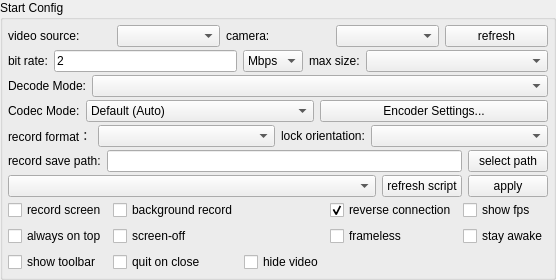
       <widget class="QGroupBox" name="configGroupBox">
        <property name="sizePolicy">
         <sizepolicy hsizetype="Preferred" vsizetype="Preferred">
          <horstretch>0</horstretch>
          <verstretch>0</verstretch>
         </sizepolicy>
        </property>
        <property name="title">
         <string>Start Config</string>
        </property>
        <layout class="QVBoxLayout" name="verticalLayout_3">
         <property name="spacing">
          <number>3</number>
         </property>
         <property name="leftMargin">
          <number>5</number>
         </property>
         <property name="topMargin">
          <number>5</number>
         </property>
         <property name="rightMargin">
          <number>5</number>
         </property>
         <property name="bottomMargin">
          <number>5</number>
         </property>
         <item>
          <widget class="QWidget" name="videoSourceWidget" native="true">
           <layout class="QHBoxLayout" name="videoSourceLayout">
            <property name="leftMargin">
             <number>0</number>
            </property>
            <property name="topMargin">
             <number>0</number>
            </property>
            <property name="rightMargin">
             <number>0</number>
            </property>
            <property name="bottomMargin">
             <number>0</number>
            </property>
            <item>
             <widget class="QLabel" name="videoSourceLabel">
              <property name="text">
               <string>video source:</string>
              </property>
             </widget>
            </item>
            <item>
             <widget class="QComboBox" name="videoSourceBox"/>
            </item>
            <item>
             <widget class="QLabel" name="cameraFacingLabel">
              <property name="text">
               <string>camera:</string>
              </property>
             </widget>
            </item>
            <item>
             <widget class="QComboBox" name="cameraFacingBox"/>
            </item>
            <item>
             <widget class="QPushButton" name="refreshCameraBtn">
              <property name="text">
               <string>refresh</string>
              </property>
             </widget>
            </item>
           </layout>
          </widget>
         </item>
         <item>
          <widget class="QWidget" name="configWidget1" native="true">
           <property name="sizePolicy">
            <sizepolicy hsizetype="Preferred" vsizetype="Preferred">
             <horstretch>0</horstretch>
             <verstretch>0</verstretch>
            </sizepolicy>
           </property>
           <layout class="QHBoxLayout" name="horizontalLayout_5">
            <property name="leftMargin">
             <number>0</number>
            </property>
            <property name="topMargin">
             <number>0</number>
            </property>
            <property name="rightMargin">
             <number>0</number>
            </property>
            <property name="bottomMargin">
             <number>0</number>
            </property>
            <item>
             <widget class="QLabel" name="label_3">
              <property name="sizePolicy">
               <sizepolicy hsizetype="Maximum" vsizetype="Preferred">
                <horstretch>0</horstretch>
                <verstretch>0</verstretch>
               </sizepolicy>
              </property>
              <property name="text">
               <string>bit rate:</string>
              </property>
             </widget>
            </item>
            <item>
             <widget class="QLineEdit" name="bitRateEdit">
              <property name="sizePolicy">
               <sizepolicy hsizetype="Preferred" vsizetype="Preferred">
                <horstretch>0</horstretch>
                <verstretch>0</verstretch>
               </sizepolicy>
              </property>
              <property name="text">
               <string notr="true">2</string>
              </property>
             </widget>
            </item>
            <item>
             <widget class="QComboBox" name="bitRateBox">
              <property name="sizePolicy">
               <sizepolicy hsizetype="Maximum" vsizetype="Preferred">
                <horstretch>0</horstretch>
                <verstretch>0</verstretch>
               </sizepolicy>
              </property>
              <property name="toolTip">
               <string/>
              </property>
              <property name="currentText">
               <string notr="true">Mbps</string>
              </property>
              <item>
               <property name="text">
                <string notr="true">Mbps</string>
               </property>
              </item>
              <item>
               <property name="text">
                <string notr="true">Kbps</string>
               </property>
              </item>
             </widget>
            </item>
            <item>
             <widget class="QLabel" name="label_4">
              <property name="sizePolicy">
               <sizepolicy hsizetype="Maximum" vsizetype="Preferred">
                <horstretch>0</horstretch>
                <verstretch>0</verstretch>
               </sizepolicy>
              </property>
              <property name="text">
               <string>max size:</string>
              </property>
             </widget>
            </item>
            <item>
             <widget class="QComboBox" name="maxSizeBox">
              <property name="sizePolicy">
               <sizepolicy hsizetype="Preferred" vsizetype="Preferred">
                <horstretch>0</horstretch>
                <verstretch>0</verstretch>
               </sizepolicy>
              </property>
              <property name="toolTip">
               <string/>
              </property>
             </widget>
            </item>
           </layout>
          </widget>
         </item>
         <item>
          <widget class="QWidget" name="configWidget6" native="true">
           <property name="sizePolicy">
            <sizepolicy hsizetype="Preferred" vsizetype="Preferred">
             <horstretch>0</horstretch>
             <verstretch>0</verstretch>
            </sizepolicy>
           </property>
           <layout class="QHBoxLayout" name="horizontalLayout_14">
            <property name="leftMargin">
             <number>0</number>
            </property>
            <property name="topMargin">
             <number>0</number>
            </property>
            <property name="rightMargin">
             <number>0</number>
            </property>
            <property name="bottomMargin">
             <number>0</number>
            </property>
            <item>
             <widget class="QLabel" name="decodeModeLabel">
              <property name="sizePolicy">
               <sizepolicy hsizetype="Maximum" vsizetype="Preferred">
                <horstretch>0</horstretch>
                <verstretch>0</verstretch>
               </sizepolicy>
              </property>
              <property name="text">
               <string>Decode Mode:</string>
              </property>
             </widget>
            </item>
            <item>
             <widget class="QComboBox" name="decodeModeBox">
              <property name="sizePolicy">
               <sizepolicy hsizetype="MinimumExpanding" vsizetype="Preferred">
                <horstretch>0</horstretch>
                <verstretch>0</verstretch>
               </sizepolicy>
              </property>
              <property name="toolTip">
               <string>FFmpeg: better compatibility; VideoToolbox: Apple Silicon only</string>
              </property>
             </widget>
            </item>
           </layout>
          </widget>
         </item>
         <item>
          <widget class="QWidget" name="configWidgetCodec" native="true">
           <property name="sizePolicy">
            <sizepolicy hsizetype="Preferred" vsizetype="Preferred">
             <horstretch>0</horstretch>
             <verstretch>0</verstretch>
            </sizepolicy>
           </property>
           <layout class="QHBoxLayout" name="horizontalLayout_codec">
            <property name="leftMargin">
             <number>0</number>
            </property>
            <property name="topMargin">
             <number>0</number>
            </property>
            <property name="rightMargin">
             <number>0</number>
            </property>
            <property name="bottomMargin">
             <number>0</number>
            </property>
            <item>
             <widget class="QLabel" name="label_codecMode">
              <property name="sizePolicy">
               <sizepolicy hsizetype="Maximum" vsizetype="Preferred">
                <horstretch>0</horstretch>
                <verstretch>0</verstretch>
               </sizepolicy>
              </property>
              <property name="text">
               <string>Codec Mode:</string>
              </property>
             </widget>
            </item>
            <item>
             <widget class="QComboBox" name="codecModeBox">
              <property name="sizePolicy">
               <sizepolicy hsizetype="Preferred" vsizetype="Preferred">
                <horstretch>0</horstretch>
                <verstretch>0</verstretch>
               </sizepolicy>
              </property>
              <property name="toolTip">
               <string>Encoder selection: Default uses system auto-select; presets enable vendor-specific tuning.</string>
              </property>
              <item>
               <property name="text">
                <string>Default (Auto)</string>
               </property>
              </item>
             </widget>
            </item>
            <item>
             <widget class="QPushButton" name="presetConfigBtn">
              <property name="toolTip">
               <string>Open encoder advanced settings: optimization levels for visual quality and performance.</string>
              </property>
              <property name="text">
               <string>Encoder Settings...</string>
              </property>
             </widget>
            </item>
           </layout>
          </widget>
         </item>
         <item>
          <widget class="QWidget" name="configWidget5" native="true">
           <property name="sizePolicy">
            <sizepolicy hsizetype="Preferred" vsizetype="Preferred">
             <horstretch>0</horstretch>
             <verstretch>0</verstretch>
            </sizepolicy>
           </property>
           <layout class="QHBoxLayout" name="horizontalLayout_7">
            <property name="leftMargin">
             <number>0</number>
            </property>
            <property name="topMargin">
             <number>0</number>
            </property>
            <property name="rightMargin">
             <number>0</number>
            </property>
            <property name="bottomMargin">
             <number>0</number>
            </property>
            <item>
             <widget class="QLabel" name="label_6">
              <property name="sizePolicy">
               <sizepolicy hsizetype="Maximum" vsizetype="Preferred">
                <horstretch>0</horstretch>
                <verstretch>0</verstretch>
               </sizepolicy>
              </property>
              <property name="text">
               <string>record format：</string>
              </property>
             </widget>
            </item>
            <item>
             <widget class="QComboBox" name="formatBox">
              <property name="sizePolicy">
               <sizepolicy hsizetype="Preferred" vsizetype="Preferred">
                <horstretch>0</horstretch>
                <verstretch>0</verstretch>
               </sizepolicy>
              </property>
             </widget>
            </item>
            <item>
             <widget class="QLabel" name="label_8">
              <property name="sizePolicy">
               <sizepolicy hsizetype="Maximum" vsizetype="Preferred">
                <horstretch>0</horstretch>
                <verstretch>0</verstretch>
               </sizepolicy>
              </property>
              <property name="text">
               <string>lock orientation:</string>
              </property>
             </widget>
            </item>
            <item>
             <widget class="QComboBox" name="lockOrientationBox">
              <property name="sizePolicy">
               <sizepolicy hsizetype="Preferred" vsizetype="Preferred">
                <horstretch>0</horstretch>
                <verstretch>0</verstretch>
               </sizepolicy>
              </property>
             </widget>
            </item>
           </layout>
          </widget>
         </item>
         <item>
          <widget class="QWidget" name="configWidget2" native="true">
           <property name="sizePolicy">
            <sizepolicy hsizetype="Preferred" vsizetype="Preferred">
             <horstretch>0</horstretch>
             <verstretch>0</verstretch>
            </sizepolicy>
           </property>
           <layout class="QHBoxLayout" name="horizontalLayout_6">
            <property name="leftMargin">
             <number>0</number>
            </property>
            <property name="topMargin">
             <number>0</number>
            </property>
            <property name="rightMargin">
             <number>0</number>
            </property>
            <property name="bottomMargin">
             <number>0</number>
            </property>
            <item>
             <widget class="QLabel" name="label_5">
              <property name="sizePolicy">
               <sizepolicy hsizetype="Preferred" vsizetype="Preferred">
                <horstretch>0</horstretch>
                <verstretch>0</verstretch>
               </sizepolicy>
              </property>
              <property name="text">
               <string>record save path:</string>
              </property>
              <property name="buddy">
               <cstring>recordPathEdt</cstring>
              </property>
             </widget>
            </item>
            <item>
             <widget class="QLineEdit" name="recordPathEdt">
              <property name="sizePolicy">
               <sizepolicy hsizetype="MinimumExpanding" vsizetype="Preferred">
                <horstretch>0</horstretch>
                <verstretch>0</verstretch>
               </sizepolicy>
              </property>
              <property name="readOnly">
               <bool>true</bool>
              </property>
             </widget>
            </item>
            <item>
             <widget class="QPushButton" name="selectRecordPathBtn">
              <property name="sizePolicy">
               <sizepolicy hsizetype="Preferred" vsizetype="Preferred">
                <horstretch>0</horstretch>
                <verstretch>0</verstretch>
               </sizepolicy>
              </property>
              <property name="text">
               <string>select path</string>
              </property>
              <property name="autoDefault">
               <bool>false</bool>
              </property>
             </widget>
            </item>
           </layout>
          </widget>
         </item>
         <item>
          <widget class="QWidget" name="configWidget4" native="true">
           <property name="sizePolicy">
            <sizepolicy hsizetype="Preferred" vsizetype="Preferred">
             <horstretch>0</horstretch>
             <verstretch>0</verstretch>
            </sizepolicy>
           </property>
           <layout class="QHBoxLayout" name="horizontalLayout_8">
            <property name="leftMargin">
             <number>0</number>
            </property>
            <property name="topMargin">
             <number>0</number>
            </property>
            <property name="rightMargin">
             <number>0</number>
            </property>
            <property name="bottomMargin">
             <number>0</number>
            </property>
            <item>
             <widget class="QComboBox" name="gameBox">
              <property name="sizePolicy">
               <sizepolicy hsizetype="MinimumExpanding" vsizetype="Preferred">
                <horstretch>0</horstretch>
                <verstretch>0</verstretch>
               </sizepolicy>
              </property>
             </widget>
            </item>
            <item>
             <widget class="QPushButton" name="refreshGameScriptBtn">
              <property name="sizePolicy">
               <sizepolicy hsizetype="Preferred" vsizetype="Preferred">
                <horstretch>0</horstretch>
                <verstretch>0</verstretch>
               </sizepolicy>
              </property>
              <property name="text">
               <string>refresh script</string>
              </property>
             </widget>
            </item>
            <item>
             <widget class="QPushButton" name="applyScriptBtn">
              <property name="sizePolicy">
               <sizepolicy hsizetype="Preferred" vsizetype="Preferred">
                <horstretch>0</horstretch>
                <verstretch>0</verstretch>
               </sizepolicy>
              </property>
              <property name="text">
               <string>apply</string>
              </property>
             </widget>
            </item>
           </layout>
          </widget>
         </item>
         <item>
          <widget class="QWidget" name="configWidget3" native="true">
           <property name="sizePolicy">
            <sizepolicy hsizetype="Preferred" vsizetype="Preferred">
             <horstretch>0</horstretch>
             <verstretch>0</verstretch>
            </sizepolicy>
           </property>
           <layout class="QGridLayout" name="gridLayout">
            <property name="leftMargin">
             <number>0</number>
            </property>
            <property name="topMargin">
             <number>0</number>
            </property>
            <property name="rightMargin">
             <number>0</number>
            </property>
            <property name="bottomMargin">
             <number>0</number>
            </property>
            <item row="0" column="4">
             <widget class="QCheckBox" name="fpsCheck">
              <property name="sizePolicy">
               <sizepolicy hsizetype="Preferred" vsizetype="Preferred">
                <horstretch>0</horstretch>
                <verstretch>0</verstretch>
               </sizepolicy>
              </property>
              <property name="text">
               <string>show fps</string>
              </property>
             </widget>
            </item>
            <item row="0" column="1">
             <widget class="QCheckBox" name="notDisplayCheck">
              <property name="sizePolicy">
               <sizepolicy hsizetype="Preferred" vsizetype="Preferred">
                <horstretch>0</horstretch>
                <verstretch>0</verstretch>
               </sizepolicy>
              </property>
              <property name="text">
               <string>background record</string>
              </property>
              <property name="checkable">
               <bool>false</bool>
              </property>
             </widget>
            </item>
            <item row="1" column="0">
             <widget class="QCheckBox" name="alwaysTopCheck">
              <property name="sizePolicy">
               <sizepolicy hsizetype="Preferred" vsizetype="Preferred">
                <horstretch>0</horstretch>
                <verstretch>0</verstretch>
               </sizepolicy>
              </property>
              <property name="text">
               <string>always on top</string>
              </property>
              <property name="checked">
               <bool>false</bool>
              </property>
             </widget>
            </item>
            <item row="0" column="0">
             <widget class="QCheckBox" name="recordScreenCheck">
              <property name="sizePolicy">
               <sizepolicy hsizetype="Preferred" vsizetype="Preferred">
                <horstretch>0</horstretch>
                <verstretch>0</verstretch>
               </sizepolicy>
              </property>
              <property name="text">
               <string>record screen</string>
              </property>
             </widget>
            </item>
            <item row="0" column="3">
             <widget class="QCheckBox" name="useReverseCheck">
              <property name="sizePolicy">
               <sizepolicy hsizetype="Preferred" vsizetype="Preferred">
                <horstretch>0</horstretch>
                <verstretch>0</verstretch>
               </sizepolicy>
              </property>
              <property name="text">
               <string>reverse connection</string>
              </property>
              <property name="checked">
               <bool>true</bool>
              </property>
             </widget>
            </item>
            <item row="1" column="1">
             <widget class="QCheckBox" name="closeScreenCheck">
              <property name="sizePolicy">
               <sizepolicy hsizetype="Preferred" vsizetype="Preferred">
                <horstretch>0</horstretch>
                <verstretch>0</verstretch>
               </sizepolicy>
              </property>
              <property name="text">
               <string>screen-off</string>
              </property>
             </widget>
            </item>
            <item row="1" column="3">
             <widget class="QCheckBox" name="framelessCheck">
              <property name="sizePolicy">
               <sizepolicy hsizetype="Preferred" vsizetype="Preferred">
                <horstretch>0</horstretch>
                <verstretch>0</verstretch>
               </sizepolicy>
              </property>
              <property name="text">
               <string>frameless</string>
              </property>
             </widget>
            </item>
            <item row="1" column="4">
             <widget class="QCheckBox" name="stayAwakeCheck">
              <property name="sizePolicy">
               <sizepolicy hsizetype="Preferred" vsizetype="Preferred">
                <horstretch>0</horstretch>
                <verstretch>0</verstretch>
               </sizepolicy>
              </property>
              <property name="text">
               <string>stay awake</string>
              </property>
             </widget>
            </item>
            <item row="2" column="0">
             <widget class="QCheckBox" name="showToolbar">
              <property name="text">
               <string>show toolbar</string>
              </property>
             </widget>
            </item>
            <item row="2" column="1">
             <widget class="QCheckBox" name="quitOnCloseCheck">
              <property name="toolTip">
               <string>Quit the app when the window is closed instead of hiding it to the system tray</string>
              </property>
              <property name="text">
               <string>quit on close</string>
              </property>
             </widget>
            </item>
            <item row="2" column="2">
             <widget class="QCheckBox" name="hideScreenCheck">
              <property name="toolTip">
               <string>Do not show the phone picture when connecting: the window keeps only its frame, mouse and key mapping keep working (toggle at runtime with Ctrl+Shift+H)</string>
              </property>
              <property name="text">
               <string>hide video</string>
              </property>
             </widget>
            </item>
           </layout>
          </widget>
         </item>
        </layout>
       </widget>
